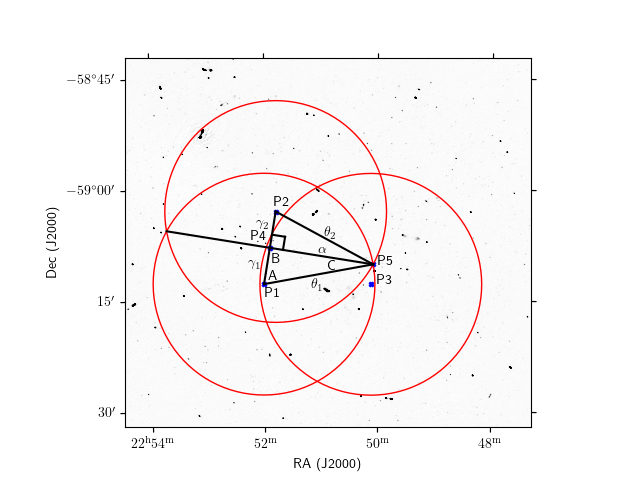

Here is the Python script that generated this plot:
# I used this file to draw lines and shapes on top of an image 
# see astropyvisual.png for what this outputs


from astropy.wcs import WCS
from astropy.io import fits
from astropy.utils.data import get_pkg_data_filename
from astropy import units as u
from astropy.coordinates import SkyCoord
from astropy.visualization.wcsaxes import SphericalCircle
from scipy.special import binom
import numpy as np 
import matplotlib.pyplot as plt
from matplotlib import rc

rc('text', usetex=True) # Enable LaTeX in matplotlib text
# Function below can be used either for the example data in the servers for astropy or for local files. 
filename = get_pkg_data_filename('/Users/schastain/Software/miscscripts/1582287955_sdp_l0.GRB200219A_im_3.fits') #'/media/sarah/Elements/GRB200219A/1582287955_sdp_l0.GRB200219A_im_3.fits') #'E:\\GRB200219A\\1582287955_sdp_l0.GRB200219A_im_3.fits')
hdu = fits.open(filename)[0] # Open the primary data, which ought to be an image
wcs = WCS(hdu.header, naxis=2) # parse header wcs







# RA,DEC, FOV radius. Specific values are from guessing and checking. 
uniquepoint = np.array([[343.0007591, -59.21352863, 0.25],[342.530408, -59.21438179, 0.25], [(1+0.0005)*342.7766486, -59.0499097, 0.25]],dtype=np.float64)
# uniquepoint = np.array([[1+90 , -1 , 1.5],[1-1.1+90, -1, 1.5], [(1-.55)+90, -(1.2)*1-.5, 1.5]],dtype=np.float64)

uniquesky = SkyCoord(ra=uniquepoint[:,0],dec=uniquepoint[:,1], unit='deg', frame='fk5') # Turn it into a SkyCoord obj
numrgns = len(uniquepoint)
# Line below creates an array of max possible number of regions. Don't really need to do this for just a figure. This is just because it is 
# taken directly from the simulations.
regions = np.zeros(np.uint32(numrgns + binom(numrgns,2) + binom(numrgns,3)), dtype={'names': ('ra', 'dec','identity', 'area', 'timespan', 'stop', 'start'), 'formats': ('f8','f8','U32','f8', 'f8', 'f8', 'f8')})
for i in range(numrgns): # Label the individual pointings. These regions are for example region 1 NOT 2 and 2 NOT 1 
    regions['identity'][i] = str(i)
    regions['ra'][i] = uniquepoint[i,0]
    regions['dec'][i] = uniquepoint[i,1]
    regions['area'][i] = (4*np.pi*np.sin(uniquepoint[i,2]*(np.pi/180/2))**2*(180/np.pi)**2) # Assumes single circular regions, for multiple pointings or other shapes this needs altering
    leftoff = i + 1
### SIMULATIONS HAVE COMMENTED OUT PART BECAUSE THERE WE ARE ABOUT START AND END TIMES OF OBSERVATIONS ###
# obssubsection = []
# for p in uniquepoint:
#     timeind = np.array([np.amax(np.argwhere((uniquepoint[:,0] == p[0]) & (uniquepoint[:,1] ==p[1]))), np.amin(np.argwhere((uniquepoint[:,0] == p[0]) & (uniquepoint[:,1] ==p[1])))])
#     matchregion = (regions['ra']==p[0]) & (regions['dec']==p[1]) & (regions['area']==(4*np.pi*np.sin(p[2]*(np.pi/180/2))**2*(180/np.pi)**2))
#     regions['timespan'][matchregion] = (observations['start'][timeind[0]] + observations['duration'][timeind[0]] - observations['start'][timeind[1]])
#     regions['stop'][matchregion] = observations['start'][timeind[0]] + observations['duration'][timeind[0]]
#     regions['start'][matchregion] = observations['start'][timeind[1]]
#     obssubsection.append([timeind[1],timeind[0],regions['identity'][matchregion][0]])
gamma = np.zeros((len(uniquepoint),len(uniquepoint)))
for i in range(len(uniquesky)-1): # Label intersections: For example: 1 AND 2
    for j in range(i+1,len(uniquesky)):
        if uniquesky[i].separation(uniquesky[j]).deg <= (uniquepoint[i,2] + uniquepoint[j,2]):
            d = uniquesky[i].separation(uniquesky[j]).rad
            r1 = uniquepoint[i,2]*np.pi/180.
            r2 = uniquepoint[j,2]*np.pi/180.
            gamma[i,j] = np.arctan((np.cos(r2)/np.cos(r1)/np.sin(d)) - (1/np.tan(d)))
            pa = uniquesky[i].position_angle(uniquesky[j])
            # https://arxiv.org/ftp/arxiv/papers/1205/1205.1396.pdf
            # and https://en.wikipedia.org/wiki/Solid_angle#Cone,_spherical_cap,_hemisphere
            fullcone1 = 4*np.pi*np.sin(r1/2)**2 
            cutchord1 = 2*(np.arccos(np.sin(gamma[i,j])/np.sin(r1)) - np.cos(r1)*np.arccos(np.tan(gamma[i,j])/np.tan(r1))) 
            fullcone2 = 4*np.pi*np.sin(r2/2)**2
            cutchord2 = 2*(np.arccos(np.sin(gamma[i,j])/np.sin(r2)) - np.cos(r2)*np.arccos(np.tan(gamma[i,j])/np.tan(r2))) 
            centerreg = uniquesky[i].directional_offset_by(pa, gamma[i,j]*u.radian)
            regions['identity'][leftoff] = str(i)+'&'+str(j)
            regions['ra'][leftoff] = centerreg.ra.deg
            regions['dec'][leftoff] = centerreg.dec.deg
            regions['area'][leftoff] = (cutchord1 + cutchord2)*(180/np.pi)**2
            regions['start'][leftoff] = min(regions['start'][i],regions['start'][j])
            regions['stop'][leftoff] = max(regions['stop'][i],regions['stop'][j])
            regions['timespan'][leftoff] = regions['stop'][leftoff] - regions['start'][leftoff]
            leftoff+=1
scatterpointsra = []
scatterpointsdec = []
twonode = []
pointsorder = []
for i in range(len(uniquesky)-2): # repeat the above, but this time for triple overlapping regions
    for j in range(i+1,len(uniquesky)-1):
        for index3 in range(j+1,len(uniquesky)):
            if ((uniquesky[i].separation(uniquesky[j]).deg <= (uniquepoint[i,2] + uniquepoint[j,2])) and 
                (uniquesky[j].separation(uniquesky[index3]).deg <= (uniquepoint[j,2] + uniquepoint[index3,2])) and 
                (uniquesky[i].separation(uniquesky[index3]).deg <= (uniquepoint[i,2] + uniquepoint[index3,2]))):
                    r1 = uniquepoint[i,2]*np.pi/180
                    r2 = uniquepoint[j,2]*np.pi/180
                    r3 = uniquepoint[index3,2]*np.pi/180
                    # Get coordinates of the encircled(?) spherical triangle
                    # from the triangle formed between pointing center, overlap center, and overlap nodal point.

                    angle_offset = 90*u.deg
                    halfheightr4 = np.arccos(np.cos(r2)/np.cos(gamma[i][j])) 
                    point4key = np.where(regions['identity'] == str(i)+'&'+str(j))
                    point4ra = regions['ra'][point4key]
                    point4dec = regions['dec'][point4key]
                    point4sc = SkyCoord(ra=point4ra, dec=point4dec, unit='deg',frame='fk5')
                    point4pa = point4sc.position_angle(uniquesky[j])
                    point7sc = point4sc.directional_offset_by(point4pa + angle_offset, halfheightr4)
                    # print(point7sc.separation(uniquesky[index3]).deg)
                    if point7sc.separation(uniquesky[index3]).deg > uniquepoint[index3,2]:
                        point7sc = point4sc.directional_offset_by(point4pa - angle_offset, halfheightr4)

                    halfheightr5 = np.arccos(np.cos(r3)/np.cos(gamma[j][index3]))
                    point5key = np.where(regions['identity'] == str(j)+'&'+str(index3))
                    point5ra = regions['ra'][point5key]
                    point5dec = regions['dec'][point5key]
                    point5sc = SkyCoord(ra=point5ra, dec=point5dec, unit='deg',frame='fk5')
                    point5pa = point5sc.position_angle(uniquesky[index3])
                    point8sc = point5sc.directional_offset_by(point5pa + angle_offset, halfheightr5)
                    # print(point8sc.separation(uniquesky[i]).deg)
                    if point8sc.separation(uniquesky[i]).deg > uniquepoint[i,2]:
                        point8sc = point5sc.directional_offset_by(point5pa - angle_offset, halfheightr5)

                    halfheightr6 = np.arccos(np.cos(r1)/np.cos(gamma[i][index3]))
                    point6key = np.where(regions['identity'] == str(i)+'&'+str(index3))
                    point6ra = regions['ra'][point6key]
                    point6dec = regions['dec'][point6key]
                    point6sc = SkyCoord(ra=point6ra, dec=point6dec, unit='deg',frame='fk5')
                    point6pa = point6sc.position_angle(uniquesky[i])
                    point9sc = point6sc.directional_offset_by(point6pa + angle_offset, halfheightr6)
                    # print(point9sc.separation(uniquesky[j]).deg)
                    if point9sc.separation(uniquesky[j]).deg > uniquepoint[j,2]:
                        point9sc = point6sc.directional_offset_by(point6pa - angle_offset, halfheightr6)
                    scatterpointsra.extend([point7sc.ra,point8sc.ra,point9sc.ra])
                    scatterpointsdec.extend([point7sc.dec,point8sc.dec,point9sc.dec])
                    twonode.append([point6sc.directional_offset_by(point6pa + angle_offset, halfheightr6),point6sc.directional_offset_by(point6pa - angle_offset, halfheightr6)])
                    pointsorder.append([uniquesky[i],uniquesky[index3],uniquesky[j], point6sc[0], point9sc[0], point8sc[0], point7sc[0]]) # P1, P2, P3




# help(plt.subplot)
# wcs = WCS(None)
ax = plt.subplot(projection=wcs)
# remove the *0 to get the image in there. weird subscripting
# is necessary to make this work with some files
ax.imshow(hdu.data[0:][0:][0][0], vmin=-2.e-5, vmax=5.e-4, origin='lower',cmap='Greys')
ax.set_xlim(hdu.data.shape[3]/2 - 1200 , hdu.data.shape[3]/2 + 1000) # Set section of the image we want to see for x 
ax.set_ylim(hdu.data.shape[2]/2 - 1000, hdu.data.shape[2]/2 + 1000 ) # same but for y 
for p in uniquepoint: # plot our three spherical circles representing three pointings
    ax.add_patch(SphericalCircle((p[0] * u.deg, p[1] * u.deg), p[2] * u.degree,
                     edgecolor='red', facecolor='none',
                    transform=ax.get_transform('fk5'))) # ax.get_transform transforms to pixel coordinates
print("vertices: ", scatterpointsra, scatterpointsdec)
for t in twonode:
    ax.plot([t[0].ra, t[1].ra],[t[0].dec,t[1].dec], c='black',transform=ax.get_transform('fk5')) # Plot the line from P1 to P5
cnum = 1
# lines below make up the triangles. 
lines = np.array([[[pointsorder[0][0].ra.deg, pointsorder[0][1].ra.deg],[pointsorder[0][0].dec.deg,pointsorder[0][1].dec.deg]],
                  [[pointsorder[0][0].ra.deg, pointsorder[0][4].ra.deg], [pointsorder[0][0].dec.deg,pointsorder[0][4].dec.deg]],
                  [[pointsorder[0][1].ra.deg, pointsorder[0][4].ra.deg], [pointsorder[0][1].dec.deg,pointsorder[0][4].dec.deg]]])
# plot these lines 
for l in lines:
    ax.plot(l[0],l[1], c='black', transform=ax.get_transform('fk5'))

for p in pointsorder: # Need to label stuff
    for c in p:
        if cnum < 6:
            ax.scatter(c.ra,c.dec, s=10, marker='X', c='blue',transform=ax.get_transform('fk5'))
        annotationLocation = np.array(wcs.world_to_pixel(c)) # ax.annotate doesn't work with ax.get_transform, so we get pixel coords first 
        if cnum==1: # Do stuff at P1
            Aloc = np.copy(annotationLocation)
            Aloc += np.array([20,20]) # code like this just adjusts label positions
            annotationLocation += np.array([5,-70])
            ax.annotate("A",Aloc, c='black') # Annotate Angle A
        elif cnum==2:
            annotationLocation += np.array([-10,30])
            quadgoalpoint = np.copy(c) 
        elif cnum==3:
            annotationLocation += np.array([35,0])
        elif cnum==4:
            quadcorner = np.copy(c)
            Bloc = np.copy(annotationLocation)
            Bloc += np.array([10,-80])
            ax.annotate("B",Bloc, c='black') # annotate angle B
            annotationLocation += np.array([-100,40]) 
        elif cnum==5:
            Cloc = np.copy(annotationLocation)
            Cloc += np.array([-250,-30])
            ax.annotate("C",Cloc, c='black') # annotate angle C 
            annotationLocation += np.array([25,-5])
        if cnum < 6:
            ax.annotate("P"+str(cnum),annotationLocation, c='black') # annotate P1, P2, etc
        cnum = cnum + 1 

# We want to make a square to indicate a right angle
# One vertex is at P4, so we start there 
quadtilt = quadcorner.position_angle(quadgoalpoint) # and get the position angle to P2. 
quadp2 = quadcorner.directional_offset_by(quadtilt, 0.03*u.deg) # get second vertex by going up the line bc 0.03 deg
quadp3 = quadp2.directional_offset_by(quadtilt - 90*u.deg, 0.03*u.deg) # 90 degree turn and do it again 
quadp4 = quadp3.directional_offset_by(quadtilt + 180*u.deg, 0.03*u.deg) # 90 degree turn gives -180 now, do it again to close the box
ax.plot([quadp2.ra.deg, quadp3.ra.deg],[quadp2.dec.deg,quadp3.dec.deg], c='black',transform=ax.get_transform('fk5')) # plot one line of box
ax.plot([quadp3.ra.deg, quadp4.ra.deg],[quadp3.dec.deg,quadp4.dec.deg], c='black',transform=ax.get_transform('fk5')) # final line of box

# We now want to annotate the line labels. We do it by going up halfway up the line and making small adjustments to the label positions
for p in pointsorder:
    theta1sc = p[0].directional_offset_by(p[0].position_angle(p[4]),p[0].separation(p[4])/2.)
    theta1points = np.array(wcs.world_to_pixel(theta1sc))
    theta1points += np.array([-40,-80])
    ax.annotate("$\\theta_1$", theta1points, c='black')
    theta2sc = p[1].directional_offset_by(p[1].position_angle(p[4]),p[1].separation(p[4])/2.)
    theta2points = np.array(wcs.world_to_pixel(theta2sc))
    theta2points += np.array([0,5])
    ax.annotate("$\\theta_2$", theta2points, c='black')
    gamma1sc = p[0].directional_offset_by(p[0].position_angle(p[3]),p[0].separation(p[3])/2.)
    gamma1points = np.array(wcs.world_to_pixel(gamma1sc))
    gamma1points += np.array([-100,0])
    ax.annotate("$\\gamma_1$", gamma1points, c='black')
    gamma2sc = p[1].directional_offset_by(p[1].position_angle(p[3]),p[1].separation(p[3])/2.)
    gamma2points = np.array(wcs.world_to_pixel(gamma2sc))
    gamma2points += np.array([-90,20])
    ax.annotate("$\\gamma_2$", gamma2points, c='black')
    alphasc = p[3].directional_offset_by(p[3].position_angle(p[4]),p[3].separation(p[4])/2.)
    alphapoints = np.array(wcs.world_to_pixel(alphasc))
    alphapoints += np.array([-20,15])
    ax.annotate("$\\alpha$", alphapoints, c='black')

plt.xlabel("RA (J2000)")
plt.ylabel("Dec (J2000)")
plt.show()


plt.close()

ax2 = plt.subplot(projection=wcs)
ax2.imshow(hdu.data[0:][0:][0][0], vmin=-2.e-5, vmax=5.e-4, origin='lower',cmap='Greys')
ax2.set_xlim(hdu.data.shape[3]/2 - 1200 , hdu.data.shape[3]/2 + 1000) # Set section of the image we want to see for x 
ax2.set_ylim(hdu.data.shape[2]/2 - 1000, hdu.data.shape[2]/2 + 1000 ) # same but for y 
for p in uniquepoint: # plot our three spherical circles representing three pointings
    ax2.add_patch(SphericalCircle((p[0] * u.deg, p[1] * u.deg), p[2] * u.degree,
                     edgecolor='red', facecolor='none',
                    transform=ax.get_transform('fk5'))) # ax.get_transform transforms to pixel coordinates
cnum = 1

##### Change axes labels to RA/DEC  fk5 or whatever




for p in pointsorder: # Need to label stuff
    for c in p:
        if cnum >= 5:
            annotationLocation = np.array(wcs.world_to_pixel(c))
            if cnum==5:
                annotationLocation += np.array([20,-20])
            if cnum==6:
                annotationLocation += np.array([-70,-80])
            if cnum==7:
                annotationLocation += np.array([-10,20])
            ax2.annotate("P"+str(cnum), annotationLocation, c='black')
            ax2.scatter(c.ra,c.dec, s=10, marker='X', c='blue',transform=ax2.get_transform('fk5'))
            
        cnum += 1

lines2 = np.array([[[pointsorder[0][4].ra.deg, pointsorder[0][5].ra.deg],[pointsorder[0][4].dec.deg,pointsorder[0][5].dec.deg]],
                  [[pointsorder[0][5].ra.deg, pointsorder[0][6].ra.deg], [pointsorder[0][5].dec.deg,pointsorder[0][6].dec.deg]],
                  [[pointsorder[0][4].ra.deg, pointsorder[0][6].ra.deg], [pointsorder[0][4].dec.deg,pointsorder[0][6].dec.deg]]])
for l in lines2:
    ax2.plot(l[0],l[1], c='black', transform=ax.get_transform('fk5'))
plt.xlabel("RA (J2000)")
plt.ylabel("Dec (J2000)")
plt.show()
plt.close()
